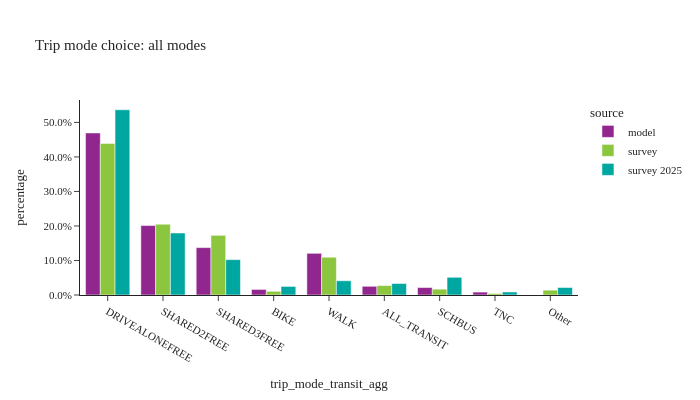

Notebook cell for this chart:
### Code cell
util.plot_share_barchart(trip_data, 'trip_weight', 'trip_mode_transit_agg', title="Trip mode choice: all modes")

### Figure 1 — Plotly figure (JSON) as saved in the notebook; plotly's stock layout.template omitted (floating-point values rounded to 4 significant figures)
{"data": [{"alignmentgroup": "True", "customdata": [[6477019], [2776057], [1894073], [222003], [1666060], [348107], [297717], [116924]], "hovertemplate": "source=model<br>trip_mode_transit_agg=%{x}<br>percentage=%{y}<br>sample_size=%{customdata[0]}<extra></extra>", "legendgroup": "model", "marker": {"color": "#91268F", "pattern": {"shape": ""}}, "name": "model", "offsetgroup": "model", "orientation": "v", "showlegend": true, "textposition": "auto", "type": "bar", "x": ["DRIVEALONEFREE", "SHARED2FREE", "SHARED3FREE", "BIKE", "WALK", "ALL_TRANSIT", "SCHBUS", "TNC"], "xaxis": "x", "y": [0.4694, 0.2012, 0.1373, 0.01609, 0.1207, 0.02523, 0.02158, 0.008474], "yaxis": "y"}, {"alignmentgroup": "True", "customdata": [[15015], [7034], [4498], [940], [8354], [1880], [315], [180], [784]], "hovertemplate": "source=survey<br>trip_mode_transit_agg=%{x}<br>percentage=%{y}<br>sample_size=%{customdata[0]}<extra></extra>", "legendgroup": "survey", "marker": {"color": "#8CC63E", "pattern": {"shape": ""}}, "name": "survey", "offsetgroup": "survey", "orientation": "v", "showlegend": true, "textposition": "auto", "type": "bar", "x": ["DRIVEALONEFREE", "SHARED2FREE", "SHARED3FREE", "BIKE", "WALK", "ALL_TRANSIT", "SCHBUS", "TNC", "Other"], "xaxis": "x", "y": [0.4391, 0.2051, 0.1729, 0.01075, 0.1094, 0.0274, 0.01691, 0.004335, 0.01403], "yaxis": "y"}, {"alignmentgroup": "True", "customdata": [[1415], [472], [325], [37], [168], [137], [249], [14], [90]], "hovertemplate": "source=survey 2025<br>trip_mode_transit_agg=%{x}<br>percentage=%{y}<br>sample_size=%{customdata[0]}<extra></extra>", "legendgroup": "survey 2025", "marker": {"color": "#00A7A0", "pattern": {"shape": ""}}, "name": "survey 2025", "offsetgroup": "survey 2025", "orientation": "v", "showlegend": true, "textposition": "auto", "type": "bar", "x": ["DRIVEALONEFREE", "SHARED2FREE", "SHARED3FREE", "BIKE", "WALK", "ALL_TRANSIT", "SCHBUS", "TNC", "Other"], "xaxis": "x", "y": [0.5367, 0.1796, 0.1024, 0.02483, 0.04129, 0.03328, 0.05129, 0.008832, 0.02174], "yaxis": "y"}], "layout": {"barmode": "group", "height": 400, "legend": {"title": {"text": "source"}, "tracegroupgap": 0}, "title": {"text": "Trip mode choice: all modes"}, "width": 700, "xaxis": {"anchor": "y", "domain": [0.0, 1.0], "title": {"text": "trip_mode_transit_agg"}}, "yaxis": {"anchor": "x", "domain": [0.0, 1.0], "tickformat": ".1%", "title": {"text": "percentage"}}}}
